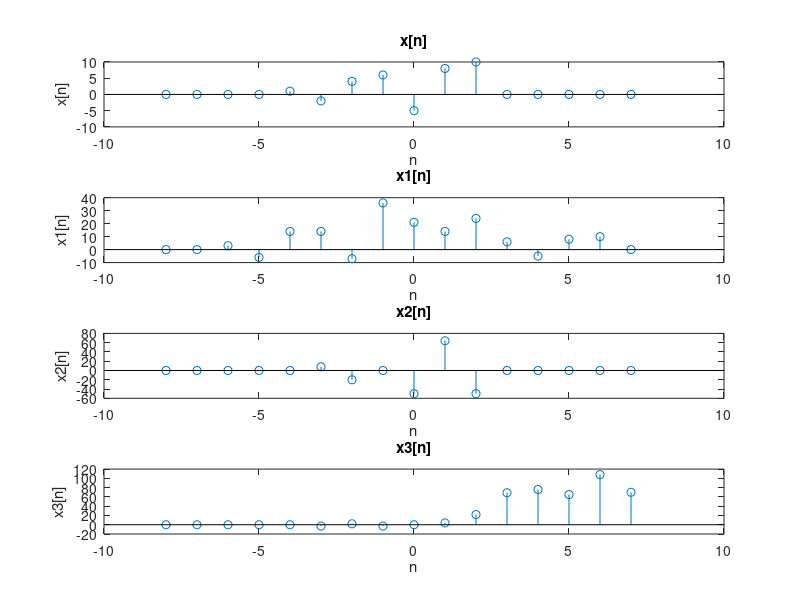

Write MATLAB code to recreate this figure.
x = [1,-2,4,6,-5,8,10];
n = -8:7;
L = 4;
R = 5;
X = [zeros(1, L) x zeros(1, R)];
x1 = 3 .* [zeros(1, L-2) x zeros(1,R+2)] + [zeros(1,L+4) x zeros(1,R-4)] + 2 .* X;
x2 = [zeros(1, L-4) x zeros(1,R+4)] .* [zeros(1,L+1) x zeros(1, R-1)] + [zeros(1,R+1+2) x(end:-1:1) zeros(1,L-1-2)] .* X;

x3 = zeros(1, length(X));

for k = 1 : 1 : 5
    x3 = x3 + n .* [zeros(1,L+k) x zeros(1,R-k)];
end
figure('Name','problem 5');
subplot(4,1,1);
stem(n,X);
xlabel('n');
ylabel('x[n]');
title('x[n]');

subplot(4,1,2);
stem(n,x1);
xlabel('n');
ylabel('x1[n]');
title('x1[n]');

subplot(4,1,3);
stem(n,x2);
xlabel('n');
ylabel('x2[n]');
title('x2[n]');

subplot(4,1,4);
stem(n,x3);
xlabel('n');
ylabel('x3[n]');
title('x3[n]');